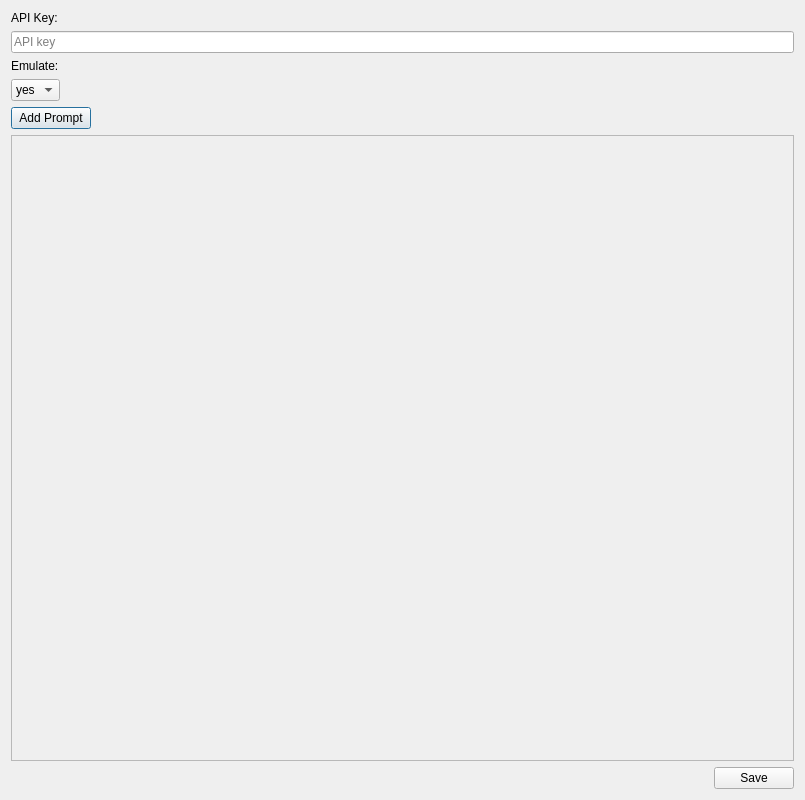
<?xml version="1.0" encoding="UTF-8"?>
<ui version="4.0">
 <class>SettingsWindow</class>
 <widget class="QDialog" name="SettingsWindow">
  <property name="windowModality">
   <enum>Qt::NonModal</enum>
  </property>
  <property name="geometry">
   <rect>
    <x>0</x>
    <y>0</y>
    <width>805</width>
    <height>800</height>
   </rect>
  </property>
  <property name="sizePolicy">
   <sizepolicy hsizetype="MinimumExpanding" vsizetype="MinimumExpanding">
    <horstretch>0</horstretch>
    <verstretch>0</verstretch>
   </sizepolicy>
  </property>
  <property name="windowTitle">
   <string>IntelliFiller Settings</string>
  </property>
  <layout class="QVBoxLayout" name="verticalLayout">
   <item>
    <widget class="QLabel" name="labelApiKey">
     <property name="text">
      <string>API Key:</string>
     </property>
    </widget>
   </item>
   <item>
    <widget class="QLineEdit" name="apiKey">
     <property name="placeholderText">
      <string>API key</string>
     </property>
    </widget>
   </item>
   <item>
    <widget class="QLabel" name="labelEmulate">
     <property name="text">
      <string>Emulate:</string>
     </property>
    </widget>
   </item>
   <item>
    <widget class="QComboBox" name="emulate">
     <property name="sizePolicy">
      <sizepolicy hsizetype="Fixed" vsizetype="Fixed">
       <horstretch>0</horstretch>
       <verstretch>0</verstretch>
      </sizepolicy>
     </property>
     <item>
      <property name="text">
       <string>yes</string>
      </property>
     </item>
     <item>
      <property name="text">
       <string>no</string>
      </property>
     </item>
    </widget>
   </item>
   <item>
    <widget class="QPushButton" name="addPromptButton">
     <property name="sizePolicy">
      <sizepolicy hsizetype="Fixed" vsizetype="Fixed">
       <horstretch>0</horstretch>
       <verstretch>0</verstretch>
      </sizepolicy>
     </property>
     <property name="text">
      <string>Add Prompt</string>
     </property>
    </widget>
   </item>
   <item>
    <widget class="QScrollArea" name="scrollArea">
     <property name="widgetResizable">
      <bool>true</bool>
     </property>
     <widget class="QWidget" name="scrollAreaWidgetContents">
      <property name="geometry">
       <rect>
        <x>0</x>
        <y>0</y>
        <width>779</width>
        <height>605</height>
       </rect>
      </property>
      <layout class="QVBoxLayout" name="promptsLayout"/>
     </widget>
    </widget>
   </item>
   <item alignment="Qt::AlignRight">
    <widget class="QPushButton" name="saveButton">
     <property name="sizePolicy">
      <sizepolicy hsizetype="Fixed" vsizetype="Fixed">
       <horstretch>0</horstretch>
       <verstretch>0</verstretch>
      </sizepolicy>
     </property>
     <property name="text">
      <string>Save</string>
     </property>
    </widget>
   </item>
  </layout>
 </widget>
 <resources/>
 <connections/>
</ui>
